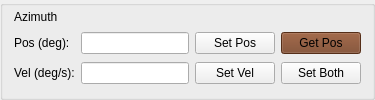
                 <widget class="QGroupBox" name="grpAzimuth">
                  <property name="styleSheet">
                   <string notr="true">#grpAzimuth { border: 2px solid gray; border-radius: 10px;	font: 16px; }</string>
                  </property>
                  <property name="title">
                   <string/>
                  </property>
                  <layout class="QGridLayout" name="gridLayout_8" rowstretch="0,1,1" columnstretch="0,2,1,1">
                   <property name="topMargin">
                    <number>2</number>
                   </property>
                   <item row="1" column="0">
                    <widget class="QLabel" name="lblPos">
                     <property name="text">
                      <string>Pos (deg):</string>
                     </property>
                    </widget>
                   </item>
                   <item row="1" column="1">
                    <widget class="QLineEdit" name="leditAZPos"/>
                   </item>
                   <item row="2" column="1">
                    <widget class="QLineEdit" name="leditAZVel"/>
                   </item>
                   <item row="2" column="0">
                    <widget class="QLabel" name="lblVel">
                     <property name="text">
                      <string>Vel (deg/s):</string>
                     </property>
                    </widget>
                   </item>
                   <item row="1" column="2">
                    <widget class="QPushButton" name="btnAZSetPos">
                     <property name="sizePolicy">
                      <sizepolicy hsizetype="Minimum" vsizetype="Fixed">
                       <horstretch>0</horstretch>
                       <verstretch>0</verstretch>
                      </sizepolicy>
                     </property>
                     <property name="styleSheet">
                      <string notr="true"/>
                     </property>
                     <property name="text">
                      <string>Set Pos</string>
                     </property>
                    </widget>
                   </item>
                   <item row="2" column="2">
                    <widget class="QPushButton" name="btnAZSetVel">
                     <property name="sizePolicy">
                      <sizepolicy hsizetype="Minimum" vsizetype="Fixed">
                       <horstretch>0</horstretch>
                       <verstretch>0</verstretch>
                      </sizepolicy>
                     </property>
                     <property name="text">
                      <string>Set Vel</string>
                     </property>
                    </widget>
                   </item>
                   <item row="1" column="3">
                    <widget class="QPushButton" name="btnAZGetPos">
                     <property name="sizePolicy">
                      <sizepolicy hsizetype="Minimum" vsizetype="Fixed">
                       <horstretch>0</horstretch>
                       <verstretch>0</verstretch>
                      </sizepolicy>
                     </property>
                     <property name="styleSheet">
                      <string notr="true">QPushButton { background-color: #774122; }
QPushButton:pressed { background-color: #63361c; }
QPushButton:hover:!pressed { background-color: #8b4c27; }</string>
                     </property>
                     <property name="text">
                      <string>Get Pos</string>
                     </property>
                    </widget>
                   </item>
                   <item row="2" column="3">
                    <widget class="QPushButton" name="btnAZSetBoth">
                     <property name="sizePolicy">
                      <sizepolicy hsizetype="Minimum" vsizetype="Fixed">
                       <horstretch>0</horstretch>
                       <verstretch>0</verstretch>
                      </sizepolicy>
                     </property>
                     <property name="text">
                      <string>Set Both</string>
                     </property>
                    </widget>
                   </item>
                   <item row="0" column="0" colspan="4">
                    <widget class="QLabel" name="lblPos_2">
                     <property name="sizePolicy">
                      <sizepolicy hsizetype="Preferred" vsizetype="Fixed">
                       <horstretch>0</horstretch>
                       <verstretch>0</verstretch>
                      </sizepolicy>
                     </property>
                     <property name="styleSheet">
                      <string notr="true">QLabel { qproperty-alignment: AlignCenter; }</string>
                     </property>
                     <property name="text">
                      <string>Azimuth</string>
                     </property>
                    </widget>
                   </item>
                  </layout>
                 </widget>
